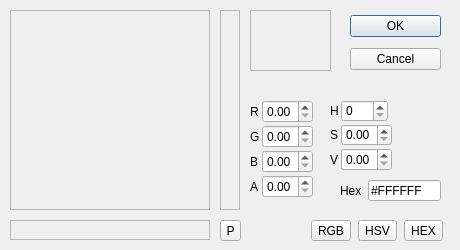
<?xml version="1.0" encoding="UTF-8"?>
<ui version="4.0">
 <class>Form</class>
 <widget class="QWidget" name="Form">
  <property name="geometry">
   <rect>
    <x>0</x>
    <y>0</y>
    <width>460</width>
    <height>250</height>
   </rect>
  </property>
  <property name="minimumSize">
   <size>
    <width>460</width>
    <height>250</height>
   </size>
  </property>
  <property name="maximumSize">
   <size>
    <width>460</width>
    <height>250</height>
   </size>
  </property>
  <property name="windowTitle">
   <string>Form</string>
  </property>
  <widget class="QFrame" name="containerPreview">
   <property name="geometry">
    <rect>
     <x>250</x>
     <y>10</y>
     <width>81</width>
     <height>61</height>
    </rect>
   </property>
   <property name="frameShape">
    <enum>QFrame::StyledPanel</enum>
   </property>
   <property name="frameShadow">
    <enum>QFrame::Raised</enum>
   </property>
  </widget>
  <widget class="QWidget" name="widget" native="true">
   <property name="geometry">
    <rect>
     <x>250</x>
     <y>100</y>
     <width>81</width>
     <height>121</height>
    </rect>
   </property>
   <layout class="QFormLayout" name="formLayout">
    <property name="fieldGrowthPolicy">
     <enum>QFormLayout::FieldsStayAtSizeHint</enum>
    </property>
    <property name="horizontalSpacing">
     <number>2</number>
    </property>
    <property name="verticalSpacing">
     <number>2</number>
    </property>
    <property name="margin">
     <number>0</number>
    </property>
    <item row="0" column="0">
     <widget class="QLabel" name="label">
      <property name="text">
       <string>R</string>
      </property>
     </widget>
    </item>
    <item row="0" column="1">
     <widget class="QDoubleSpinBox" name="numR">
      <property name="maximum">
       <double>1.000000000000000</double>
      </property>
      <property name="singleStep">
       <double>0.010000000000000</double>
      </property>
     </widget>
    </item>
    <item row="1" column="0">
     <widget class="QLabel" name="label_2">
      <property name="text">
       <string>G</string>
      </property>
     </widget>
    </item>
    <item row="1" column="1">
     <widget class="QDoubleSpinBox" name="numG">
      <property name="maximum">
       <double>1.000000000000000</double>
      </property>
      <property name="singleStep">
       <double>0.010000000000000</double>
      </property>
     </widget>
    </item>
    <item row="2" column="0">
     <widget class="QLabel" name="label_3">
      <property name="text">
       <string>B</string>
      </property>
     </widget>
    </item>
    <item row="2" column="1">
     <widget class="QDoubleSpinBox" name="numB">
      <property name="maximum">
       <double>1.000000000000000</double>
      </property>
      <property name="singleStep">
       <double>0.010000000000000</double>
      </property>
     </widget>
    </item>
    <item row="3" column="0">
     <widget class="QLabel" name="label_4">
      <property name="text">
       <string>A</string>
      </property>
     </widget>
    </item>
    <item row="3" column="1">
     <widget class="QDoubleSpinBox" name="numA">
      <property name="maximum">
       <double>1.000000000000000</double>
      </property>
      <property name="singleStep">
       <double>0.010000000000000</double>
      </property>
     </widget>
    </item>
   </layout>
  </widget>
  <widget class="QWidget" name="widget_2" native="true">
   <property name="geometry">
    <rect>
     <x>330</x>
     <y>100</y>
     <width>101</width>
     <height>71</height>
    </rect>
   </property>
   <layout class="QFormLayout" name="formLayout_2">
    <property name="fieldGrowthPolicy">
     <enum>QFormLayout::FieldsStayAtSizeHint</enum>
    </property>
    <property name="horizontalSpacing">
     <number>2</number>
    </property>
    <property name="verticalSpacing">
     <number>2</number>
    </property>
    <property name="margin">
     <number>0</number>
    </property>
    <item row="0" column="0">
     <widget class="QLabel" name="label_5">
      <property name="text">
       <string>H</string>
      </property>
     </widget>
    </item>
    <item row="0" column="1">
     <widget class="QDoubleSpinBox" name="numH">
      <property name="decimals">
       <number>0</number>
      </property>
      <property name="maximum">
       <double>360.000000000000000</double>
      </property>
     </widget>
    </item>
    <item row="1" column="0">
     <widget class="QLabel" name="label_6">
      <property name="text">
       <string>S</string>
      </property>
     </widget>
    </item>
    <item row="1" column="1">
     <widget class="QDoubleSpinBox" name="numS">
      <property name="maximum">
       <double>1.000000000000000</double>
      </property>
      <property name="singleStep">
       <double>0.010000000000000</double>
      </property>
     </widget>
    </item>
    <item row="2" column="1">
     <widget class="QDoubleSpinBox" name="numV">
      <property name="maximum">
       <double>1.000000000000000</double>
      </property>
      <property name="singleStep">
       <double>0.010000000000000</double>
      </property>
     </widget>
    </item>
    <item row="2" column="0">
     <widget class="QLabel" name="label_7">
      <property name="text">
       <string>V</string>
      </property>
     </widget>
    </item>
   </layout>
  </widget>
  <widget class="QFrame" name="containerPalette">
   <property name="geometry">
    <rect>
     <x>10</x>
     <y>250</y>
     <width>441</width>
     <height>201</height>
    </rect>
   </property>
   <property name="frameShape">
    <enum>QFrame::StyledPanel</enum>
   </property>
   <property name="frameShadow">
    <enum>QFrame::Raised</enum>
   </property>
  </widget>
  <widget class="QWidget" name="layoutWidget">
   <property name="geometry">
    <rect>
     <x>350</x>
     <y>10</y>
     <width>91</width>
     <height>66</height>
    </rect>
   </property>
   <layout class="QVBoxLayout" name="groupConfirmButtons">
    <item>
     <widget class="QPushButton" name="buttonOK">
      <property name="text">
       <string>OK</string>
      </property>
      <property name="autoDefault">
       <bool>true</bool>
      </property>
      <property name="default">
       <bool>true</bool>
      </property>
     </widget>
    </item>
    <item>
     <widget class="QPushButton" name="buttonCancel">
      <property name="text">
       <string>Cancel</string>
      </property>
     </widget>
    </item>
   </layout>
  </widget>
  <widget class="QWidget" name="layoutWidget">
   <property name="geometry">
    <rect>
     <x>310</x>
     <y>220</y>
     <width>136</width>
     <height>21</height>
    </rect>
   </property>
   <layout class="QHBoxLayout" name="groupCopyButtons">
    <item>
     <widget class="QToolButton" name="buttonCopyRGB">
      <property name="text">
       <string>RGB</string>
      </property>
     </widget>
    </item>
    <item>
     <widget class="QToolButton" name="buttonCopyHSV">
      <property name="text">
       <string>HSV</string>
      </property>
     </widget>
    </item>
    <item>
     <widget class="QToolButton" name="buttonCopyHEX">
      <property name="text">
       <string>HEX</string>
      </property>
     </widget>
    </item>
   </layout>
  </widget>
  <widget class="QWidget" name="containerMain" native="true">
   <property name="geometry">
    <rect>
     <x>0</x>
     <y>0</y>
     <width>251</width>
     <height>251</height>
    </rect>
   </property>
   <property name="sizePolicy">
    <sizepolicy hsizetype="Preferred" vsizetype="Preferred">
     <horstretch>0</horstretch>
     <verstretch>0</verstretch>
    </sizepolicy>
   </property>
   <widget class="QFrame" name="containerColorPlane">
    <property name="geometry">
     <rect>
      <x>10</x>
      <y>10</y>
      <width>200</width>
      <height>200</height>
     </rect>
    </property>
    <property name="sizePolicy">
     <sizepolicy hsizetype="Fixed" vsizetype="Fixed">
      <horstretch>0</horstretch>
      <verstretch>0</verstretch>
     </sizepolicy>
    </property>
    <property name="minimumSize">
     <size>
      <width>200</width>
      <height>200</height>
     </size>
    </property>
    <property name="maximumSize">
     <size>
      <width>200</width>
      <height>200</height>
     </size>
    </property>
    <property name="frameShape">
     <enum>QFrame::StyledPanel</enum>
    </property>
    <property name="frameShadow">
     <enum>QFrame::Raised</enum>
    </property>
   </widget>
   <widget class="QFrame" name="containerHueSlider">
    <property name="geometry">
     <rect>
      <x>220</x>
      <y>10</y>
      <width>20</width>
      <height>200</height>
     </rect>
    </property>
    <property name="minimumSize">
     <size>
      <width>20</width>
      <height>200</height>
     </size>
    </property>
    <property name="maximumSize">
     <size>
      <width>20</width>
      <height>200</height>
     </size>
    </property>
    <property name="frameShape">
     <enum>QFrame::StyledPanel</enum>
    </property>
    <property name="frameShadow">
     <enum>QFrame::Raised</enum>
    </property>
   </widget>
   <widget class="QFrame" name="containerAlphaSlider">
    <property name="geometry">
     <rect>
      <x>10</x>
      <y>220</y>
      <width>200</width>
      <height>20</height>
     </rect>
    </property>
    <property name="minimumSize">
     <size>
      <width>200</width>
      <height>20</height>
     </size>
    </property>
    <property name="maximumSize">
     <size>
      <width>200</width>
      <height>20</height>
     </size>
    </property>
    <property name="frameShape">
     <enum>QFrame::StyledPanel</enum>
    </property>
    <property name="frameShadow">
     <enum>QFrame::Raised</enum>
    </property>
   </widget>
   <widget class="QToolButton" name="buttonScreenPick">
    <property name="geometry">
     <rect>
      <x>220</x>
      <y>220</y>
      <width>21</width>
      <height>21</height>
     </rect>
    </property>
    <property name="text">
     <string>P</string>
    </property>
   </widget>
  </widget>
  <widget class="QWidget" name="">
   <property name="geometry">
    <rect>
     <x>340</x>
     <y>180</y>
     <width>101</width>
     <height>21</height>
    </rect>
   </property>
   <layout class="QFormLayout" name="formLayout_3">
    <property name="fieldGrowthPolicy">
     <enum>QFormLayout::FieldsStayAtSizeHint</enum>
    </property>
    <item row="0" column="1">
     <widget class="QLineEdit" name="textHex">
      <property name="text">
       <string>#FFFFFF</string>
      </property>
     </widget>
    </item>
    <item row="0" column="0">
     <widget class="QLabel" name="label_8">
      <property name="text">
       <string>Hex</string>
      </property>
     </widget>
    </item>
   </layout>
  </widget>
 </widget>
 <tabstops>
  <tabstop>buttonOK</tabstop>
  <tabstop>buttonCancel</tabstop>
  <tabstop>numR</tabstop>
  <tabstop>numG</tabstop>
  <tabstop>numB</tabstop>
  <tabstop>numA</tabstop>
  <tabstop>numH</tabstop>
  <tabstop>numS</tabstop>
  <tabstop>numV</tabstop>
  <tabstop>textHex</tabstop>
  <tabstop>buttonCopyRGB</tabstop>
  <tabstop>buttonCopyHSV</tabstop>
  <tabstop>buttonCopyHEX</tabstop>
  <tabstop>buttonScreenPick</tabstop>
 </tabstops>
 <resources/>
 <connections/>
</ui>
